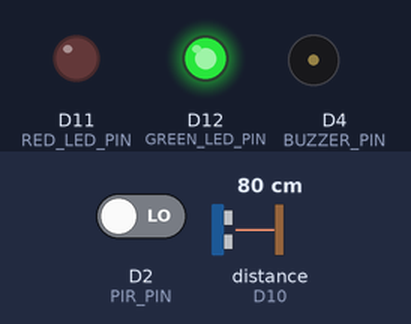
Recording of a sketch running on a simulated Arduino MKR. Parts: output pins drawn as LEDs (lit = HIGH), buzzer (waves = sounding, pin HIGH). Wiring (inferred from the names in the program): ultrasonic range finder: trigger D9; echo D10. The test bench sets the inputs (shaded band); at power-on: distance to the obstacle (sensor on D10) 80 cm, D2 (PIR_PIN) LOW. The echo pulse lasts 58.3 µs per cm; WiFi joins after 1.5 s; servers stay silent unless stated; no MQTT or app messages arrive unless stated; pins used as bus, display or sensor lines are not drawn; what the sketch prints to the serial monitor is not drawn.

Above: at 2.7 s.
2.8 s: distance to the obstacle (sensor on D10) set to 21 cm
5.8 s: distance to the obstacle (sensor on D10) set to 18 cm
At 6.2 s:
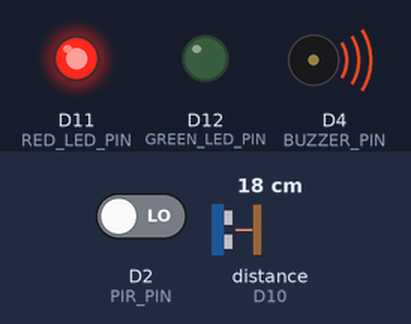
7.3 s: distance to the obstacle (sensor on D10) set to 35 cm
At 8.5 s:
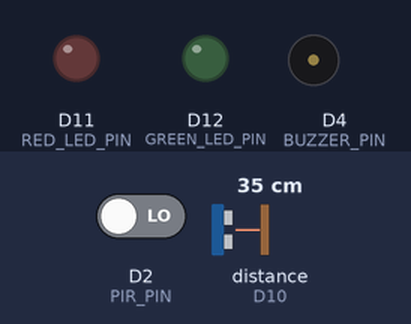
8.8 s: distance to the obstacle (sensor on D10) set to 2 cm
At 9.8 s:
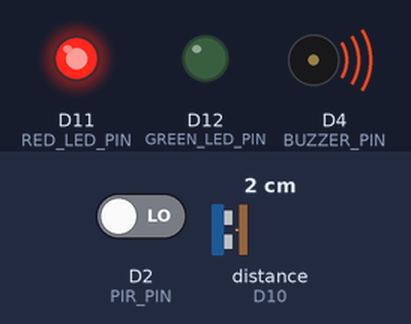
Timing chart, 0 to 11.8 s (numbered marks = the images above; inputs shaded):
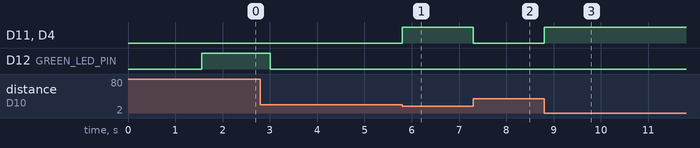

Measured:
- the behaviour switches between 20 and 19 cm on distance to the obstacle (sensor on D10) (found by bisection; images 0 and 1)
- after the input at 5.8 s, D11 (RED_LED_PIN), D4 (BUZZER_PIN): LOW → HIGH at once
- after the input at 7.3 s, D11 (RED_LED_PIN), D4 (BUZZER_PIN): HIGH → LOW at once
- after the input at 8.8 s, D11 (RED_LED_PIN), D4 (BUZZER_PIN): LOW → HIGH at once

The sketch:

Task11.1.ino
```cpp
#include <WiFiNINA.h>
#include <WiFiSSLClient.h>
#include <PubSubClient.h>
//#include <Arduino.h>

#define WIFI_SSID       "PRE170"
#define WIFI_PASSWORD   "seno8686"

#define MQTT_SERVER     "0b254a7084bc40f2bbaf0407610a381b.s1.eu.hivemq.cloud"
#define MQTT_PORT       8883
#define MQTT_USER       "hivemq.webclient.1747462423953"
#define MQTT_PASSWORD   "L3XRH6SEb?wa@:p4h&1e"
#define MQTT_TOPIC      "smartbin/status"

#define PIR_PIN         2
#define GREEN_LED_PIN   12
#define RED_LED_PIN     11
#define BUZZER_PIN      4
#define TRIG_PIN        9
#define ECHO_PIN        10
#define FULL_THRESHOLD_CM 20

WiFiSSLClient wifiClient;
PubSubClient client(wifiClient);

unsigned long lastMQTTPublish = 0;
unsigned long motionTimer = 0;

void setup_wifi() {
  Serial.print("Connecting to WiFi: ");
  Serial.println(WIFI_SSID);
  WiFi.begin(WIFI_SSID, WIFI_PASSWORD);
  while (WiFi.status() != WL_CONNECTED) {
    delay(500);
    Serial.print(".");
  }
  Serial.println("\nWiFi connected!");
  Serial.print("IP Address: ");
  Serial.println(WiFi.localIP());
}

void reconnect_mqtt() {
  while (!client.connected()) {
    Serial.print("Connecting to MQTT...");
    if (client.connect("SmartBinClient", MQTT_USER, MQTT_PASSWORD)) {
      Serial.println(" connected!");
    } else {
      Serial.print(" failed, rc=");
      Serial.print(client.state());
      delay(2000);
    }
  }
}

long readDistanceCM() {
  digitalWrite(TRIG_PIN, LOW);
  delayMicroseconds(2);
  digitalWrite(TRIG_PIN, HIGH);
  delayMicroseconds(10);
  digitalWrite(TRIG_PIN, LOW);

  long duration = pulseIn(ECHO_PIN, HIGH, 30000);
  if (duration == 0) return -1;
  return duration / 58;
}

void setup() {
  Serial.begin(115200);

  pinMode(PIR_PIN, INPUT);
  pinMode(GREEN_LED_PIN, OUTPUT);
  pinMode(RED_LED_PIN, OUTPUT);
  pinMode(BUZZER_PIN, OUTPUT);
  pinMode(TRIG_PIN, OUTPUT);
  pinMode(ECHO_PIN, INPUT);

  setup_wifi();
  client.setServer(MQTT_SERVER, MQTT_PORT);

}

void loop() {


  if (!client.connected()) {
    reconnect_mqtt();
    return;
  }

  client.loop();

  // Read sensors
  int pir = digitalRead(PIR_PIN);
  if (pir == HIGH) motionTimer = millis();
  bool motion = (millis() - motionTimer < 3000);

  long distance = readDistanceCM();

  // LED + buzzer logic
  if (distance > 0 && distance < FULL_THRESHOLD_CM) {
    digitalWrite(RED_LED_PIN, HIGH);
    digitalWrite(BUZZER_PIN, HIGH);
    digitalWrite(GREEN_LED_PIN, LOW);
  } else if (motion) {
    digitalWrite(GREEN_LED_PIN, HIGH);
    digitalWrite(RED_LED_PIN, LOW);
    digitalWrite(BUZZER_PIN, LOW);
  } else {
    digitalWrite(GREEN_LED_PIN, LOW);
    digitalWrite(RED_LED_PIN, LOW);
    digitalWrite(BUZZER_PIN, LOW);
  }

  // DEBUG PRINTS
  Serial.print("LOOP RUNNING | PIR: ");
  Serial.print(pir);
  Serial.print(" | Motion: ");
  Serial.print(motion);
  Serial.print(" | Distance: ");
  Serial.print(distance);
  Serial.print(" cm | RED: ");
  Serial.print(digitalRead(RED_LED_PIN));
  Serial.print(" | GREEN: ");
  Serial.print(digitalRead(GREEN_LED_PIN));
  Serial.print(" | BUZZER: ");
  Serial.println(digitalRead(BUZZER_PIN));

  // MQTT publish every 2s
  if (millis() - lastMQTTPublish >= 2000) {
    lastMQTTPublish = millis();
    String payload = "{ \"motion\": ";
    payload += motion;
    payload += ", \"distance\": ";
    payload += distance;
    payload += " }";

    Serial.println("Publishing MQTT: " + payload);
    client.publish(MQTT_TOPIC, payload.c_str());
  }
}
```
